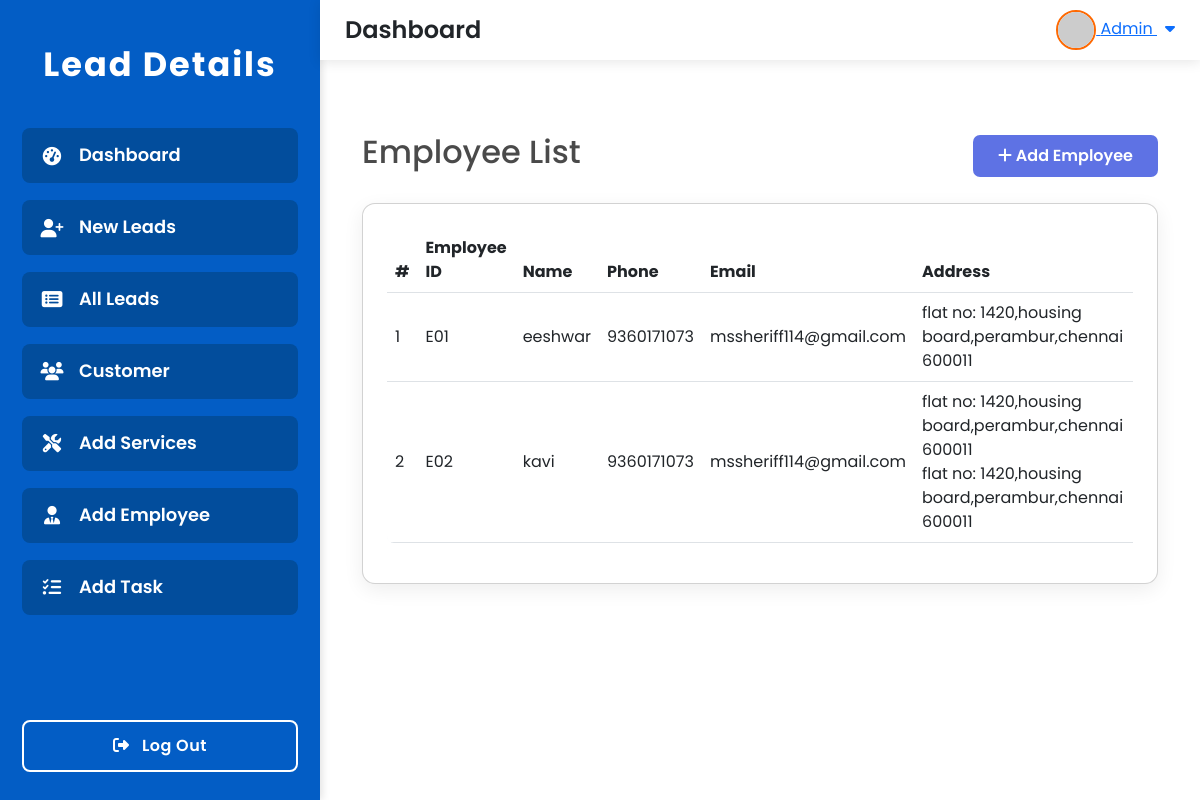
Page /employee_list/ on the committed database.
### lead/models.py (models this page shows, shortened)
class Employee(models.Model):
    employee_id = models.CharField(max_length=20, unique=True)
    employee_name = models.CharField(max_length=100)
    phone_number = models.CharField(max_length=15)
    email = models.EmailField()
    address = models.TextField()

### lead/views.py (the view)
# urls.py: path('employee_list/',views.employee_list, name='employee_list'),
def employee_list(request):
    employees = Employee.objects.all().order_by('employee_id')
    return render(request, "employee_list.html", {"employees": employees})

### lead/templates/employee_list.html (shortened to what this page needs)
{% extends "base.html" %}
{% block content %}
<div class="container mt-5 mb-5">
  <div class="d-flex justify-content-between align-items-center mb-4">
    <h2>Employee List</h2>
    <a href="{% url 'add_employee' %}" class="btn btn-add">
      <i class="fas fa-plus"></i> Add Employee
    </a>
  </div>
  <div class="card p-4">
    {% if employees %}
      <div class="table-responsive">
        <table class="table align-middle">
          <thead>
  <tr>
    <th>#</th>
    <th>Employee ID</th>
    <th>Name</th>
    <th>Phone</th>
    <th>Email</th>
    <th>Address</th>
  </tr>
</thead>
<tbody>
  {% for employee in employees %}
  <tr>
    <td>{{ forloop.counter }}</td>
    <td>{{ employee.employee_id }}</td>
    <td>{{ employee.employee_name }}</td>
    <td>{{ employee.phone_number }}</td>
    <td>{{ employee.email }}</td>
    <td>{{ employee.address|linebreaksbr }}</td>
  </tr>
  {% endfor %}
</tbody>
        </table>
      </div>
    {% else %}
      <div class="text-center py-4">
        No employees found.
      </div>
    {% endif %}
  </div>
</div>
{% endblock %}

### lead/templates/base.html (style rules this page uses)
:root { --menu-bg: #035dc5; --menu-highlight: #fe6902; --menu-item-bg: #024d9c; --menu-item-hover: #1677ff; --sidebar-width: 320px; --header-height: 60px; --transition-speed: 0.3s; }
html, body { height: 100%; margin: 0; padding: 0; font-family: 'Poppins', Arial, sans-serif; background: #0366c3; color: #4a4a4a; overflow-y: auto; }

### lead/templates/employee_list.html (style rules this page uses)
.card { background: #fff; border-radius: 13px; box-shadow: 0 6px 20px rgba(0,0,0,0.07); }
table { width: 100%; background: white; border-radius: 7px; overflow: hidden; }
th, td { padding: 0.85rem 1.2rem; }
th { background: #f5f6fa; }
tr:nth-child(even) { background: #f8f9fe; }
.btn-add { background: #5e72e4; color:white; font-weight:600; border-radius:7px; padding: 0.5rem 1.5rem; }

### rows in the picture
Employee: employee_id "E01", employee_name "eeshwar", phone_number "9360171073", email "mssheriff114@gmail.com", address "flat no: 1420,housing board,perambur,chennai 600011"
Employee: employee_id "E02", employee_name "kavi", phone_number "9360171073", email "mssheriff114@gmail.com", address "flat no: 1420,housing board,perambur,chennai 600011 flat no: 1420,housing board,perambur,chennai 600011"
